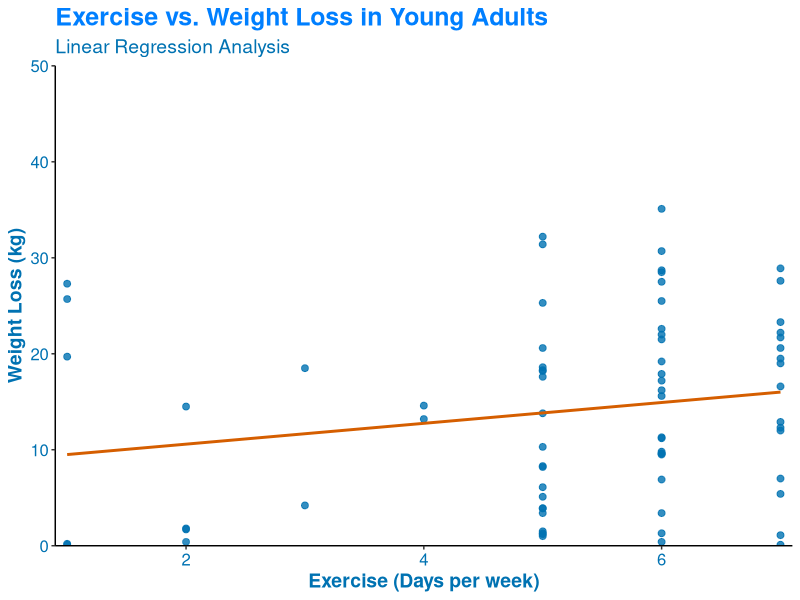

Write the R code that produced this figure.
# Install packages
#install.packages("tidyverse")

# Call the packages
library(tidyverse)

# Import the data
data <- read.csv("data.csv")

# Calculate Weight_loss as Starting_weight - Current_weight
data$Weight_loss <- data$Starting_weight - data$Current_weight

# Calculate descriptive statistics
exercise_mean <- mean(data$Exercise)
exercise_sd <- sd(data$Exercise)

inweight_mean<-mean(data$Starting_weight)
inweight_sd<-sd(data$Starting_weight)

curweight_mean<-mean(data$Current_weight)
curweight_sd<-sd(data$Current_weight)

weight_loss_mean <- mean(data$Weight_loss)
weight_loss_sd <- sd(data$Weight_loss)

# Create a scatterplot of exercise vs. weight loss
ggplot(data, aes(x = Exercise, y = Weight_loss)) +
  geom_point(size = 2, alpha = 0.8, color = "#0072B2") +
  geom_smooth(method = "lm", se = FALSE, color = "#D55E00", size = 1) +
  labs(x = "Exercise (Days per week)", y = "Weight Loss (kg)", title = "Exercise vs. Weight Loss in Young Adults",
       subtitle = "Linear Regression Analysis")+
  theme_classic()+
  theme(plot.title = element_text(color = "#007FFF", size = 18, face = "bold"),
        plot.subtitle = element_text(color = "#0072B2", size = 14),
        axis.title.x = element_text(color = "#0072B2", size = 14, face = "bold"),
        axis.title.y = element_text(color = "#0072B2", size = 14, face = "bold"),
        axis.text = element_text(color = "#0072B2", size = 12),
        legend.title = element_blank(),
        legend.text = element_text(color = "#0072B2", size = 12))+ 
  scale_x_continuous (limits=c(0.9,7.1), expand=c(0,0))+ 
  scale_y_continuous(limits=c(0,50), expand=c(0,0))

# Calculate correlation between exercise and weight loss
correlation <- cor(data$Exercise, data$Weight_loss)

# Perform linear regression analysis
fit <- lm(Weight_loss ~ Exercise, data = data)
summary(fit)

# Print descriptive statistics and correlation
cat("\n","Exercise(Days/week) :-","\n", "Mean:", exercise_mean, "\b",",",
"Standard Deviation:", exercise_sd, "\n",

"\n","Starting Weight(in kg) :- ","\n", "Mean:", inweight_mean, "\b",",",
    "Standard Deviation:", inweight_sd, "\n",

"\n","Final Weight(in kg) :-","\n", "Mean:", curweight_mean, "\b",",",
"Standard Deviation:", curweight_sd, "\n",


"\n","Weight loss(in kg) :-","\n", "Mean:", weight_loss_mean, "\b",",",
"Standard Deviation:", weight_loss_sd, "\n",

"\n","Correlation between exercise and weight loss:", correlation, "\n")
